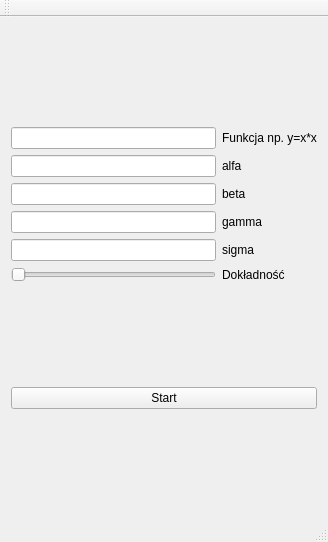
<?xml version="1.0" encoding="UTF-8"?>
<ui version="4.0">
 <class>MainWindow</class>
 <widget class="QMainWindow" name="MainWindow">
  <property name="geometry">
   <rect>
    <x>0</x>
    <y>0</y>
    <width>328</width>
    <height>542</height>
   </rect>
  </property>
  <property name="windowTitle">
   <string>MainWindow</string>
  </property>
  <widget class="QWidget" name="centralWidget">
   <layout class="QVBoxLayout" name="verticalLayout">
    <item>
     <layout class="QGridLayout" name="gridLayout">
      <item row="1" column="0">
       <widget class="QLineEdit" name="lineEdit">
        <property name="focusPolicy">
         <enum>Qt::StrongFocus</enum>
        </property>
       </widget>
      </item>
      <item row="3" column="1">
       <widget class="QLabel" name="label_5">
        <property name="text">
         <string>gamma</string>
        </property>
       </widget>
      </item>
      <item row="5" column="0">
       <widget class="QSlider" name="sliderPrecision">
        <property name="minimum">
         <number>10</number>
        </property>
        <property name="maximum">
         <number>100</number>
        </property>
        <property name="orientation">
         <enum>Qt::Horizontal</enum>
        </property>
       </widget>
      </item>
      <item row="5" column="1">
       <widget class="QLabel" name="lDokladnosc">
        <property name="text">
         <string>Dokładność</string>
        </property>
       </widget>
      </item>
      <item row="3" column="0">
       <widget class="QLineEdit" name="lineEdit_3"/>
      </item>
      <item row="2" column="0">
       <widget class="QLineEdit" name="lineEdit_2"/>
      </item>
      <item row="2" column="1">
       <widget class="QLabel" name="label_4">
        <property name="text">
         <string>beta</string>
        </property>
       </widget>
      </item>
      <item row="0" column="0">
       <widget class="QLineEdit" name="expressionIn">
        <property name="focusPolicy">
         <enum>Qt::StrongFocus</enum>
        </property>
       </widget>
      </item>
      <item row="1" column="1">
       <widget class="QLabel" name="label">
        <property name="text">
         <string>alfa</string>
        </property>
       </widget>
      </item>
      <item row="0" column="1">
       <widget class="QLabel" name="label_2">
        <property name="text">
         <string>Funkcja np. y=x*x</string>
        </property>
       </widget>
      </item>
      <item row="4" column="0">
       <widget class="QLineEdit" name="lineEdit_4"/>
      </item>
      <item row="4" column="1">
       <widget class="QLabel" name="label_6">
        <property name="text">
         <string>sigma</string>
        </property>
       </widget>
      </item>
     </layout>
    </item>
    <item>
     <layout class="QHBoxLayout" name="horizontalLayout">
      <item>
       <widget class="QPushButton" name="StartButton">
        <property name="text">
         <string>Start</string>
        </property>
       </widget>
      </item>
     </layout>
    </item>
   </layout>
  </widget>
  <widget class="QMenuBar" name="menuBar">
   <property name="geometry">
    <rect>
     <x>0</x>
     <y>0</y>
     <width>328</width>
     <height>21</height>
    </rect>
   </property>
  </widget>
  <widget class="QToolBar" name="mainToolBar">
   <attribute name="toolBarArea">
    <enum>TopToolBarArea</enum>
   </attribute>
   <attribute name="toolBarBreak">
    <bool>false</bool>
   </attribute>
  </widget>
  <widget class="QStatusBar" name="statusBar"/>
 </widget>
 <layoutdefault spacing="6" margin="11"/>
 <tabstops>
  <tabstop>expressionIn</tabstop>
  <tabstop>lineEdit</tabstop>
  <tabstop>lineEdit_2</tabstop>
  <tabstop>lineEdit_3</tabstop>
  <tabstop>lineEdit_4</tabstop>
  <tabstop>sliderPrecision</tabstop>
  <tabstop>StartButton</tabstop>
 </tabstops>
 <resources/>
 <connections/>
</ui>
